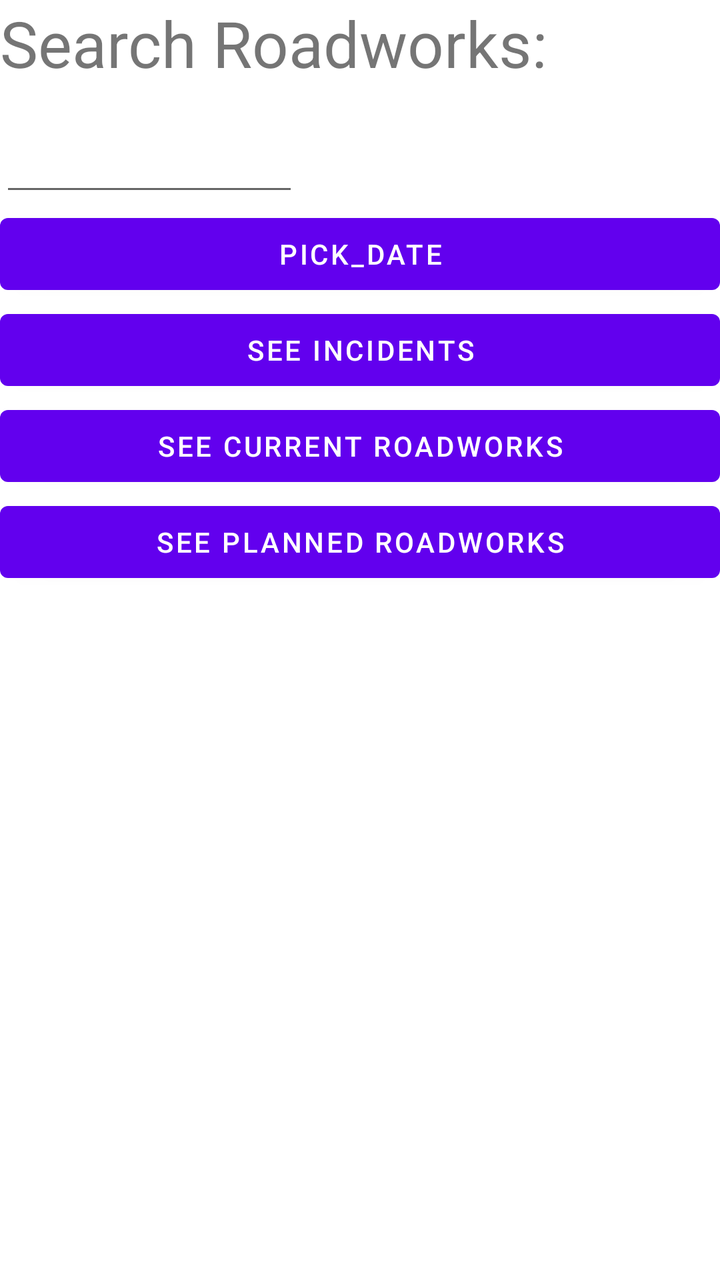
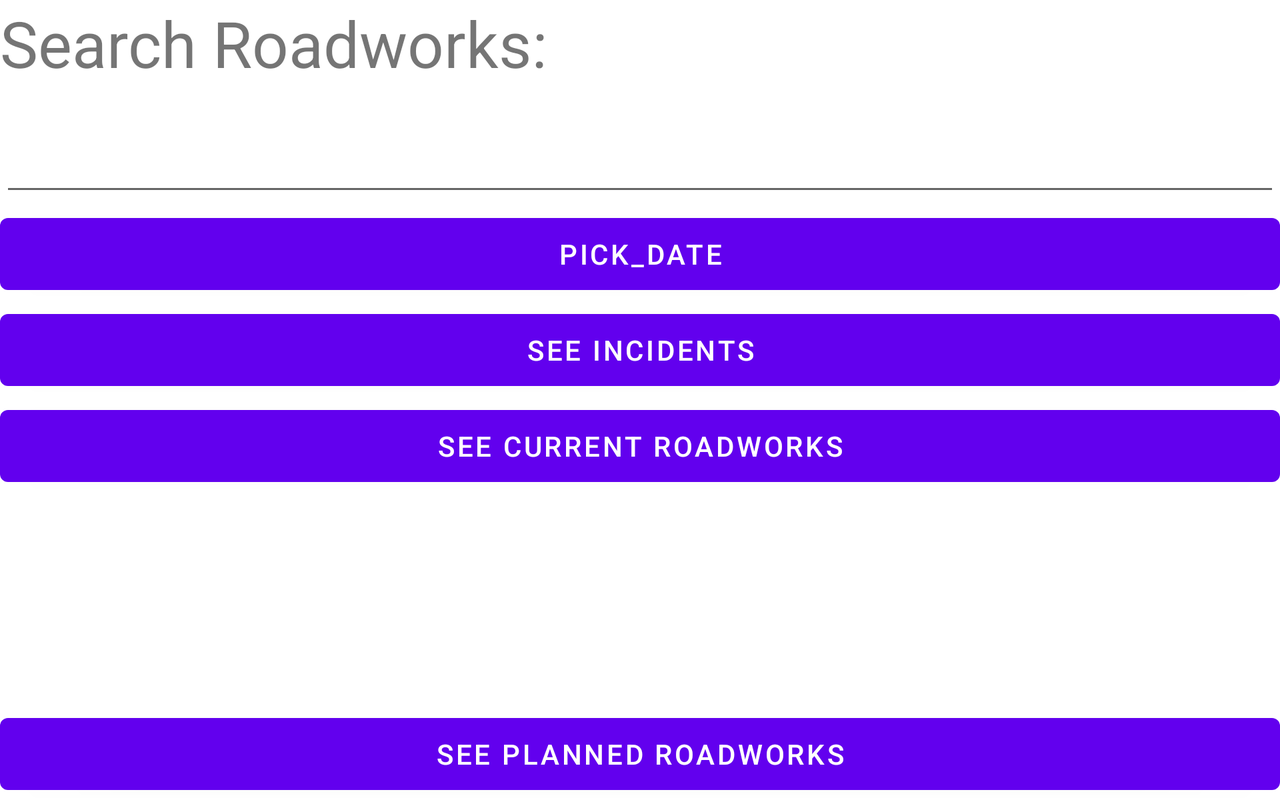

First picture: res/layout/ on a phone held upright. Second picture: the repository's own variant of that layout, on a device whose configuration matches the variant's folder. Source for both follows.
<!-- AndroidManifest.xml: application theme Theme.MPDProject -->
<!-- res/layout/activity_main.xml -->
<ScrollView xmlns:android="http://schemas.android.com/apk/res/android"
    android:layout_width="fill_parent" android:layout_height="fill_parent" android:fillViewport="true">
    <LinearLayout
        xmlns:android="http://schemas.android.com/apk/res/android"
        android:orientation="vertical"
        android:layout_width="fill_parent"
        android:layout_height="fill_parent">

        <TextView
            android:id="@+id/searchTxt"
            android:layout_width="fill_parent"
            android:layout_height="wrap_content"
            android:text="Search Roadworks:"
            android:textSize="32dp" />

        <EditText
            android:id="@+id/search"
            android:layout_width="wrap_content"
            android:layout_height="wrap_content"
            android:gravity="center"
            android:inputType="text"
            android:text=""
            android:textSize="32dp"
            android:ems="4" />

        <Button
            android:layout_width="fill_parent"
            android:layout_height="wrap_content"
            android:text="pick_date"
            android:onClick="showDatePickerDialog"
            android:id="@+id/showPicker"/>

        <Button
            android:id="@+id/startButton"
            android:layout_width="fill_parent"
            android:layout_height="wrap_content"
            android:text="See Incidents"/>

        <Button
            android:id="@+id/worksButton"
            android:layout_width="fill_parent"
            android:layout_height="wrap_content"
            android:text="See Current Roadworks"/>

        <Button
            android:id="@+id/plannedButton"
            android:layout_width="fill_parent"
            android:layout_height="wrap_content"
            android:text="See Planned Roadworks"/>

        <ListView
            android:layout_alignParentTop="true"
            android:id="@+id/TrafficList"
            android:layout_width="fill_parent"
            android:layout_height="wrap_content"
            android:dividerHeight="3dp" />

        <TextView
            android:id="@+id/tv_emptyTextView"
            android:layout_width="fill_parent"
            android:layout_height="wrap_content"
            android:text="No Results"
            android:visibility="gone"/>


    </LinearLayout>
</ScrollView>
<!-- resources referenced by this layout -->
<resources>
  <style name="Theme.MPDProject" parent="Theme.MaterialComponents.DayNight.DarkActionBar">
          
          <item name="colorPrimary">@color/purple_500</item>
          <item name="colorPrimaryVariant">@color/purple_700</item>
          <item name="colorOnPrimary">@color/white</item>
          
          <item name="colorSecondary">@color/teal_200</item>
          <item name="colorSecondaryVariant">@color/teal_700</item>
          <item name="colorOnSecondary">@color/black</item>
          
          <item name="android:statusBarColor" tools:targetApi="l">?attr/colorPrimaryVariant</item>
          
      </style>
</resources>
<!-- res/layout-land/activity_main.xml (the repository's variant of the layout above) -->
<!-- drawn on the phone turned sideways -->
<ScrollView xmlns:android="http://schemas.android.com/apk/res/android"
    android:layout_width="fill_parent" android:layout_height="fill_parent" android:fillViewport="true">

    <LinearLayout
        android:layout_width="fill_parent"
        android:layout_height="fill_parent"
        android:orientation="vertical">

        <TextView
            android:id="@+id/searchTxt"
            android:layout_width="fill_parent"
            android:layout_height="wrap_content"
            android:text="Search Roadworks:"
            android:textSize="32dp" />

        <EditText
            android:id="@+id/search"
            android:layout_width="match_parent"
            android:layout_height="wrap_content"
            android:ems="4"
            android:gravity="center"
            android:inputType="text"
            android:text=""
            android:textSize="32dp" />

        <Button
            android:id="@+id/showPicker"
            android:layout_width="match_parent"
            android:layout_height="wrap_content"
            android:onClick="showDatePickerDialog"
            android:text="pick_date" />

        <Button
            android:id="@+id/startButton"
            android:layout_width="match_parent"
            android:layout_height="wrap_content"
            android:text="See Incidents" />

        <Button
            android:id="@+id/worksButton"
            android:layout_width="match_parent"
            android:layout_height="wrap_content"
            android:text="See Current Roadworks" />

        <ListView
            android:id="@+id/TrafficList"
            android:layout_width="match_parent"
            android:layout_height="106dp"
            android:layout_alignParentTop="true"
            android:baselineAligned="false"
            android:dividerHeight="3dp" />

        <Button
            android:id="@+id/plannedButton"
            android:layout_width="match_parent"
            android:layout_height="wrap_content"
            android:text="See Planned Roadworks" />

        <TextView
            android:id="@+id/tv_emptyTextView"
            android:layout_width="fill_parent"
            android:layout_height="wrap_content"
            android:gravity="right"
            android:text="No Results"
            android:visibility="gone" />


    </LinearLayout>
</ScrollView>
